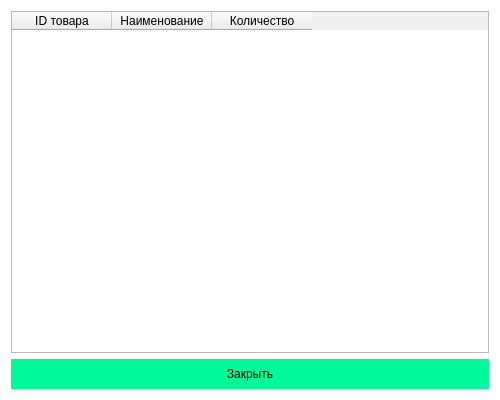
<?xml version="1.0" encoding="UTF-8"?>
<ui version="4.0">
 <class>OrderItemsDialog</class>
 <widget class="QDialog" name="OrderItemsDialog">
  <property name="geometry">
   <rect>
    <x>0</x>
    <y>0</y>
    <width>500</width>
    <height>400</height>
   </rect>
  </property>
  <property name="minimumSize">
   <size>
    <width>500</width>
    <height>400</height>
   </size>
  </property>
  <property name="windowTitle">
   <string>Товары в заказе</string>
  </property>
  <property name="styleSheet">
   <string notr="true">QDialog{background:#FFF;font-family:'Times New Roman'} QTableWidget{alternate-background-color:#7FFF00}</string>
  </property>
  <layout class="QVBoxLayout" name="verticalLayout">
   <item>
    <widget class="QTableWidget" name="itemsTable">
     <property name="editTriggers">
      <set>QAbstractItemView::NoEditTriggers</set>
     </property>
     <property name="alternatingRowColors">
      <bool>true</bool>
     </property>
     <attribute name="horizontalHeaderVisible">
      <bool>true</bool>
     </attribute>
     <attribute name="verticalHeaderVisible">
      <bool>false</bool>
     </attribute>
     <column>
      <property name="text">
       <string>ID товара</string>
      </property>
     </column>
     <column>
      <property name="text">
       <string>Наименование</string>
      </property>
     </column>
     <column>
      <property name="text">
       <string>Количество</string>
      </property>
     </column>
    </widget>
   </item>
   <item>
    <widget class="QPushButton" name="closeButton">
     <property name="text">
      <string>Закрыть</string>
     </property>
     <property name="styleSheet">
      <string notr="true">background:#00FA9A;padding:8px;border:none</string>
     </property>
    </widget>
   </item>
  </layout>
 </widget>
</ui>
